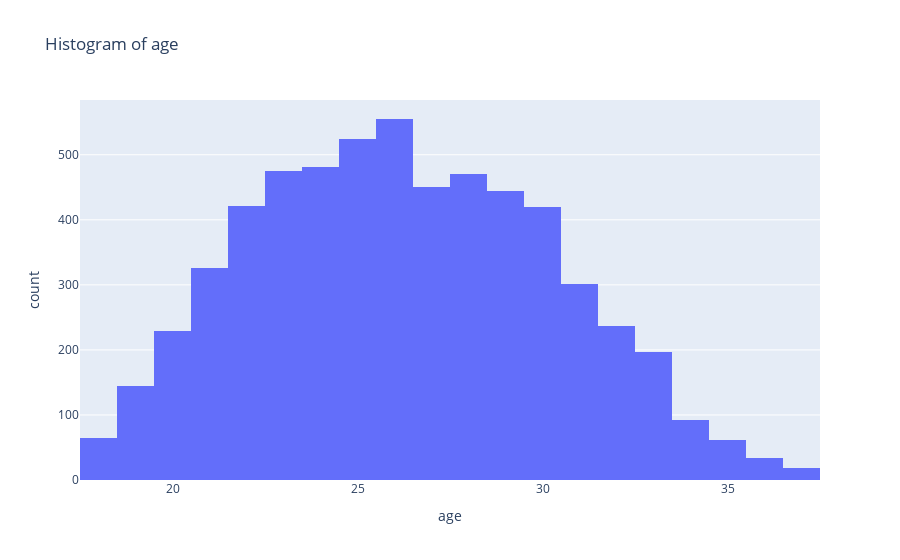

Notebook code for this chart:
### Code cell
fig = px.histogram(player, x='age', title='Histogram of age')
fig.update_layout(xaxis_title='age')
fig.show()

### Figure 1 — Plotly figure (JSON) as saved in the notebook; plotly's stock layout.template omitted (floating-point values rounded to 4 significant figures; data arrays with more than 128 entries replaced by an {"elided": "..."} marker saying what was removed)
{"data": [{"alignmentgroup": "True", "bingroup": "x", "hovertemplate": "age=%{x}<br>count=%{y}<extra></extra>", "legendgroup": "", "marker": {"color": "#636efa", "pattern": {"shape": ""}}, "name": "", "offsetgroup": "", "orientation": "v", "showlegend": false, "type": "histogram", "x": {"elided": "5947 int values"}, "xaxis": "x", "yaxis": "y"}], "layout": {"barmode": "relative", "legend": {"tracegroupgap": 0}, "title": {"text": "Histogram of age"}, "xaxis": {"anchor": "y", "domain": [0, 1], "title": {"text": "age"}}, "yaxis": {"anchor": "x", "domain": [0, 1], "title": {"text": "count"}}}}
